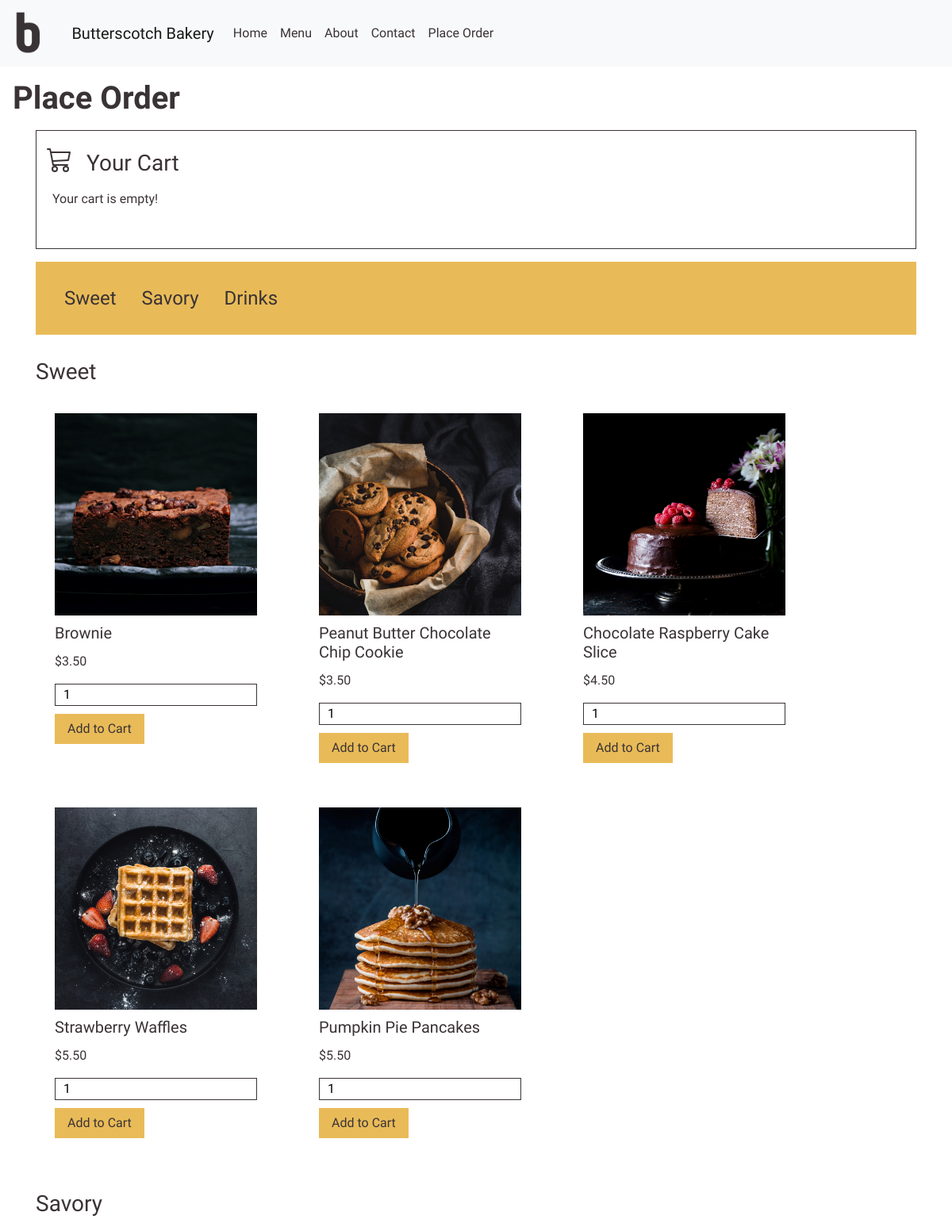
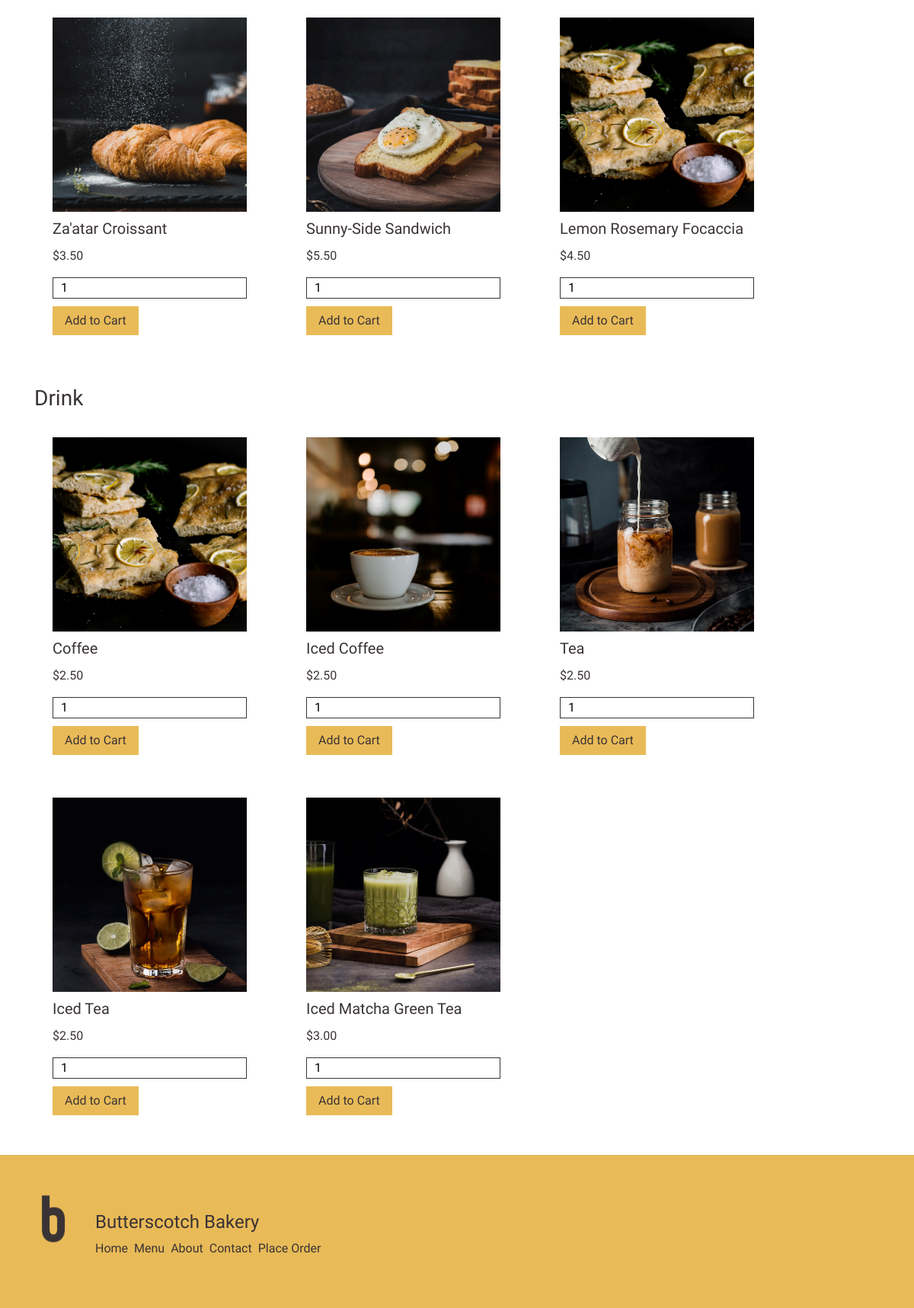
The app's page /shopping.php with its own data (2 pictures, top to bottom).
### tables this page shows
CREATE TABLE `menu_items` (
  `ID` int(4) NOT NULL,
  `Name` varchar(255) NOT NULL,
  `Type` varchar(255) NOT NULL,
  `Price` decimal(4,2) NOT NULL,
  `URL` varchar(255) NOT NULL
);

### database/menu-functions.php (the view, shortened to what this page needs)
<?php
function displayShoppingSection($type)
{
    global $connection;
    $sql = "SELECT * FROM menu_items WHERE Type = '$type'";
    $result = mysqli_query($connection, $sql);
    echo "<h3 id='" . $type . "' class='section-title'>" . $type . "</h3>";
    echo "<div class='row mb-3'>";
    while ($row = mysqli_fetch_assoc($result)) {
        echo "<div class='card mx-4 col-md-4 col-lg-3'>";
        echo "<img src='" . $row['URL'] . "'class='card-img-top' alt=''>";
        echo "<div class='card-body'> <h5 class='card-title'>" . $row['Name'] . "</h5>";
        echo "<p class='card-text shopping-price'>$" . $row['Price'] . "</p>";
        echo "<form class='item-form' method='post' action=''>";
        echo "<input type='number' name='item-quantity' value='1' min='1' max='5' placeholder='quantity' required/>";
        echo "<button type='submit' class='add-to-cart-btn'>Add to Cart</button></form></div></div>";
    }
    echo "</div>";
}
function displayEntireShoppingMenu()
{
    echo "<div class='container'>";
    $type = 'Sweet';
    displayShoppingSection($type);
    $type = 'Savory';
    displayShoppingSection($type);
    $type = 'Drink';
    displayShoppingSection($type);
    echo "</div>";
}

### templates/header.php (shortened to what this page needs)
<head>
  <link rel="stylesheet" href="https://stackpath.bootstrapcdn.com/bootstrap/4.5.2/css/bootstrap.min.css" />
  <link rel="stylesheet" href="styles/main.css" />
</head>
<body>
  <?php
  if ((isset($_SESSION["loggedin"])) && ($_SESSION["loggedin"])) {
  ?>
    <nav class="navbar navbar-expand-lg navbar-light bg-light sticky-top">
      <img class="nav-logo navbar-brand" src="images/bb-logo.png" href="index.php">
      <a href="index.php" class="navbar-brand">Butterscotch Bakery</a>
      <button class="navbar-toggler" type="button" data-toggle="collapse" data-target="#navbarToggler" aria-controls="navbarToggler" aria-expanded="false" aria-label="Toggle navigation">
        <span class="navbar-toggler-icon"></span>
      </button>
      <div class="collapse navbar-collapse" id="navbarToggler">
        <ul class="navbar-nav mr-auto mt-3 mt-lg-0">
          <li class="nav-item">
            <a class="nav-link" href="index.php">Home</a>
          </li>
          <li class="nav-item">
            <a class="nav-link" href="menu.php">Menu</a>
          </li>
          <li class="nav-item">
            <a class="nav-link" href="about.php">About</a>
          </li>
          <li class="nav-item">
            <a class="nav-link" href="contact.php">Contact</a>
          </li>
          <li class="nav-item">
            <a class="nav-link" href="shopping.php">Place Order</a>
          </li>
          <li class="nav-item">
            <a class="nav-link" href="account.php">My Account</a>
          </li>
          <li class="nav-item">
            <a class="nav-link" href="log-out.php">Log Out</a>
          </li>
        </ul>
      </div>
    </nav>
  <?php } else { ?>
    <nav class="navbar navbar-expand-lg navbar-light bg-light sticky-top">
      <img class="nav-logo navbar-brand" src="images/bb-logo.png" href="index.php">
      <a href="index.php" class="navbar-brand">Butterscotch Bakery</a>
      <div class="collapse navbar-collapse" id="navbarToggler">
        <ul class="navbar-nav mr-auto mt-3 mt-lg-0">
          <li class="nav-item">
            <a class="nav-link" href="index.php">Home</a>
          </li>
          <li class="nav-item">
            <a class="nav-link" href="menu.php">Menu</a>
          </li>
          <li class="nav-item">
            <a class="nav-link" href="about.php">About</a>
          </li>
          <li class="nav-item">
            <a class="nav-link" href="contact.php">Contact</a>
          </li>
          <li class="nav-item">
            <a class="nav-link" href="place-order.php">Place Order</a>
          </li>
        </ul>
      </div>
    </nav>
  <?php }
  ?>

### shopping.php (shortened to what this page needs)
<?php
include('database/functions.php');
include('database/menu-functions.php');
include('templates/header.php');
?>
<h1 class="m-3">Place Order</h1>
<div class="container">
    <div class="cart my-3">
        <div class="row">
            <span class="ml-2">
            </span>
            <div class="ml-2 mt-1 mb-2">
                <h3>Your Cart</h3>
            </div>
        </div>
        <?php
        if ((isset($_POST['item-name'])) && (isset($_POST['item-quantity'])) && (is_string($_POST['item-name'])) && (is_numeric($_POST['item-quantity']))) {
            $item_name = $_POST['item-name'];
            $item_quantity = $_POST['item-quantity'];
            openDatabase();
            displayCartItem($item_name, $item_quantity);
            closeDatabase();
        } else {
            echo "<p>Your cart is empty!</p>";
        } ?>
    </div>
    <div class=" menu-nav">
        <ul class=" nav">
            <li class="nav-item">
                <a class="nav-link" href="#sweet">Sweet</a>
            </li>
            <li class="nav-item">
                <a class="nav-link" href="#savory">Savory</a>
            </li>
            <li class="nav-item">
                <a class="nav-link" href="#drinks">Drinks</a>
            </li>
        </ul>
    </div>
</div>
<?php
displayEntireShoppingMenu();
include('templates/footer.php');
?>
</html>

### templates/footer.php (shortened to what this page needs)
<div class="hours">
  <div class="row">
    <img src="images/bb-logo.png" class="img-fluid col-sm-4 logo-img" />
    <div class="mt-4">
      <h4>Butterscotch Bakery</h4>
      <?php if ((isset($_SESSION["loggedin"])) && ($_SESSION["loggedin"])) {
      ?>
        <ul class="footer-nav d-flex">
          <li>
            <a href="index.php" class="footer-a mr-2">Home</a>
          </li>
          <li>
            <a href="menu.php" class="footer-a mr-2">Menu</a>
          </li>
          <li>
            <a href="about.php" class="footer-a mr-2">About</a>
          </li>
          <li>
            <a href="contact.php" class="footer-a mr-2">Contact</a>
          </li>
          <li>
            <a href="shopping.php" class="footer-a mr-2">Place Order</a>
          </li>
          <li>
            <a href="account.php" class="footer-a mr-2">My Account</a>
          </li>
          <li>
            <a href="log-out.php" class="footer-a mr-2">Log Out</a>
          </li>
        </ul>
      <?php } else { ?>
        <ul class="footer-nav d-flex">
          <li>
            <a href="index.php" class="footer-a mr-2">Home</a>
          </li>
          <li>
            <a href="menu.php" class="footer-a mr-2">Menu</a>
          </li>
          <li>
            <a href="about.php" class="footer-a mr-2">About</a>
          </li>
          <li>
            <a href="contact.php" class="footer-a mr-2">Contact</a>
          </li>
          <li>
            <a href="place-order.php" class="footer-a mr-2">Place Order</a>
          </li>
        </ul>
      <?php } ?>
    </div>
  </div>
  </body>

### styles/main.css (style rules this page uses)
body { font-family:"Prompt", sans-serif;color:#3a3335 }
h1 { font-weight:700 }
.nav-link { color:#3a3335 !important }
.newsletter button,.special-bake-a,.contact-submit,.nav-link,.delete-acc-submit,.div-logged-in a,.div-delete-acc a,.div-log-out a,.item-form button { color:#3a3335 }
.hours,.menu-nav,.footer-nav,.log-out { color:#3a3335 }
.menu-nav a,.footer-a { text-decoration:none;color:#3a3335 }
.menu-nav li { font-size:24px }
body { background-color:#fff }
.nav-logo { height:auto;width:5% }
.cart { border:1px solid #3a3335;padding:20px;height:150px }
input,textarea { border-radius:0px;border:1px solid #3a3335;width:100%;padding-left:10px }
.newsletter button,.contact-form button,.special-bake-a,.contact-submit,.login-form button,.delete-acc-submit,.log-out,.delete-acc-form button,.item-form button { background-color:#e9bb58;border:1px solid #e9bb58;border-radius:0px;padding:6px 15px;text-align:center;margin-top:10px }
.menu-nav { background-color:#e9bb58;padding:20px;margin-bottom:20px }
.section-title { margin-top:30px;margin-bottom:15px }
.card { background-color:#fff;border:none;margin-bottom:20px;width:18rem }
.card-body { padding:0;padding-top:10px }
.card-img-top { padding-top:20px }
.card-title { font-size:1.25em }
.hours { background-color:#e9bb58;padding:50px }
.hours-list,.footer-nav { list-style:none;padding:0 }
.footer-nav { flex-wrap:wrap }
.hours img { height:auto;width:45% }
.logo-img { max-height:70px;max-width:90px }
svg { height:2rem;width:2rem;margin-top:0;margin-bottom:8px;margin-right:10px;fill:#3a3335 }

### records on screen
menu_items: URL (picture), Name "Brownie", Price "3.50"
menu_items: URL (picture), Name "Peanut Butter Chocolate Chip Cookie", Price "3.50"
menu_items: URL (picture), Name "Chocolate Raspberry Cake Slice", Price "4.50"
menu_items: URL (picture), Name "Strawberry Waffles", Price "5.50"
menu_items: URL (picture), Name "Pumpkin Pie Pancakes", Price "5.50"
menu_items: URL (picture), Name "Za'atar Croissant", Price "3.50"
menu_items: URL (picture), Name "Sunny-Side Sandwich", Price "5.50"
menu_items: URL (picture), Name "Lemon Rosemary Focaccia", Price "4.50"
menu_items: URL (picture), Name "Coffee", Price "2.50"
menu_items: URL (picture), Name "Iced Coffee", Price "2.50"
menu_items: URL (picture), Name "Tea", Price "2.50"
menu_items: URL (picture), Name "Iced Tea", Price "2.50"
menu_items: URL (picture), Name "Iced Matcha Green Tea", Price "3.00"

### other values on screen
$type "Sweet Savory Drink"
